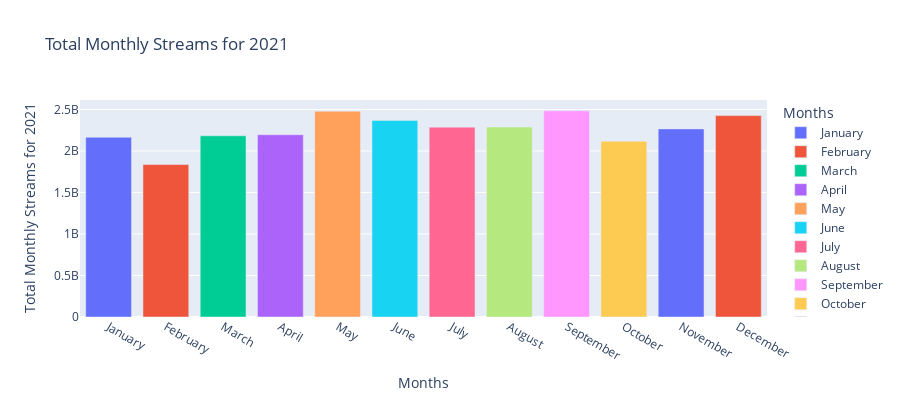

Notebook code cell kept with this figure:
### Markdown cell above
# Monthly

### Code cell
us21_t200['month'] = pd.DatetimeIndex(us21_t200['date']).month_name()
df=us21_t200[['URI','streams','artist','title','month']].groupby([us21_t200['date'].dt.month,'month']).sum().reset_index()
fig = px.bar(df, y='streams', x='month', color="month",
             labels={'title':'Song Titles','streams':'Total Monthly Streams for 2021','month':"Months"},
             height=400, title='Total Monthly Streams for 2021')
fig.show()

### Figure 1 — Plotly figure (JSON) as saved in the notebook; plotly's stock layout.template omitted (floating-point values rounded to 4 significant figures)
{"data": [{"alignmentgroup": "True", "hovertemplate": "Months=%{x}<br>Total Monthly Streams for 2021=%{y}<extra></extra>", "legendgroup": "January", "marker": {"color": "#636efa"}, "name": "January", "offsetgroup": "January", "orientation": "v", "showlegend": true, "textposition": "auto", "type": "bar", "x": ["January"], "xaxis": "x", "y": [2165253571], "yaxis": "y"}, {"alignmentgroup": "True", "hovertemplate": "Months=%{x}<br>Total Monthly Streams for 2021=%{y}<extra></extra>", "legendgroup": "February", "marker": {"color": "#EF553B"}, "name": "February", "offsetgroup": "February", "orientation": "v", "showlegend": true, "textposition": "auto", "type": "bar", "x": ["February"], "xaxis": "x", "y": [1836629211], "yaxis": "y"}, {"alignmentgroup": "True", "hovertemplate": "Months=%{x}<br>Total Monthly Streams for 2021=%{y}<extra></extra>", "legendgroup": "March", "marker": {"color": "#00cc96"}, "name": "March", "offsetgroup": "March", "orientation": "v", "showlegend": true, "textposition": "auto", "type": "bar", "x": ["March"], "xaxis": "x", "y": [2182980290], "yaxis": "y"}, {"alignmentgroup": "True", "hovertemplate": "Months=%{x}<br>Total Monthly Streams for 2021=%{y}<extra></extra>", "legendgroup": "April", "marker": {"color": "#ab63fa"}, "name": "April", "offsetgroup": "April", "orientation": "v", "showlegend": true, "textposition": "auto", "type": "bar", "x": ["April"], "xaxis": "x", "y": [2196012947], "yaxis": "y"}, {"alignmentgroup": "True", "hovertemplate": "Months=%{x}<br>Total Monthly Streams for 2021=%{y}<extra></extra>", "legendgroup": "May", "marker": {"color": "#FFA15A"}, "name": "May", "offsetgroup": "May", "orientation": "v", "showlegend": true, "textposition": "auto", "type": "bar", "x": ["May"], "xaxis": "x", "y": [2478831803], "yaxis": "y"}, {"alignmentgroup": "True", "hovertemplate": "Months=%{x}<br>Total Monthly Streams for 2021=%{y}<extra></extra>", "legendgroup": "June", "marker": {"color": "#19d3f3"}, "name": "June", "offsetgroup": "June", "orientation": "v", "showlegend": true, "textposition": "auto", "type": "bar", "x": ["June"], "xaxis": "x", "y": [2368270158], "yaxis": "y"}, {"alignmentgroup": "True", "hovertemplate": "Months=%{x}<br>Total Monthly Streams for 2021=%{y}<extra></extra>", "legendgroup": "July", "marker": {"color": "#FF6692"}, "name": "July", "offsetgroup": "July", "orientation": "v", "showlegend": true, "textposition": "auto", "type": "bar", "x": ["July"], "xaxis": "x", "y": [2286851648], "yaxis": "y"}, {"alignmentgroup": "True", "hovertemplate": "Months=%{x}<br>Total Monthly Streams for 2021=%{y}<extra></extra>", "legendgroup": "August", "marker": {"color": "#B6E880"}, "name": "August", "offsetgroup": "August", "orientation": "v", "showlegend": true, "textposition": "auto", "type": "bar", "x": ["August"], "xaxis": "x", "y": [2288176357], "yaxis": "y"}, {"alignmentgroup": "True", "hovertemplate": "Months=%{x}<br>Total Monthly Streams for 2021=%{y}<extra></extra>", "legendgroup": "September", "marker": {"color": "#FF97FF"}, "name": "September", "offsetgroup": "September", "orientation": "v", "showlegend": true, "textposition": "auto", "type": "bar", "x": ["September"], "xaxis": "x", "y": [2483553914], "yaxis": "y"}, {"alignmentgroup": "True", "hovertemplate": "Months=%{x}<br>Total Monthly Streams for 2021=%{y}<extra></extra>", "legendgroup": "October", "marker": {"color": "#FECB52"}, "name": "October", "offsetgroup": "October", "orientation": "v", "showlegend": true, "textposition": "auto", "type": "bar", "x": ["October"], "xaxis": "x", "y": [2116811180], "yaxis": "y"}, {"alignmentgroup": "True", "hovertemplate": "Months=%{x}<br>Total Monthly Streams for 2021=%{y}<extra></extra>", "legendgroup": "November", "marker": {"color": "#636efa"}, "name": "November", "offsetgroup": "November", "orientation": "v", "showlegend": true, "textposition": "auto", "type": "bar", "x": ["November"], "xaxis": "x", "y": [2266274988], "yaxis": "y"}, {"alignmentgroup": "True", "hovertemplate": "Months=%{x}<br>Total Monthly Streams for 2021=%{y}<extra></extra>", "legendgroup": "December", "marker": {"color": "#EF553B"}, "name": "December", "offsetgroup": "December", "orientation": "v", "showlegend": true, "textposition": "auto", "type": "bar", "x": ["December"], "xaxis": "x", "y": [2426465238], "yaxis": "y"}], "layout": {"barmode": "relative", "height": 400, "legend": {"title": {"text": "Months"}, "tracegroupgap": 0}, "title": {"text": "Total Monthly Streams for 2021"}, "xaxis": {"anchor": "y", "categoryarray": ["January", "February", "March", "April", "May", "June", "July", "August", "September", "October", "November", "December"], "categoryorder": "array", "domain": [0, 1], "title": {"text": "Months"}}, "yaxis": {"anchor": "x", "domain": [0, 1], "title": {"text": "Total Monthly Streams for 2021"}}}}
